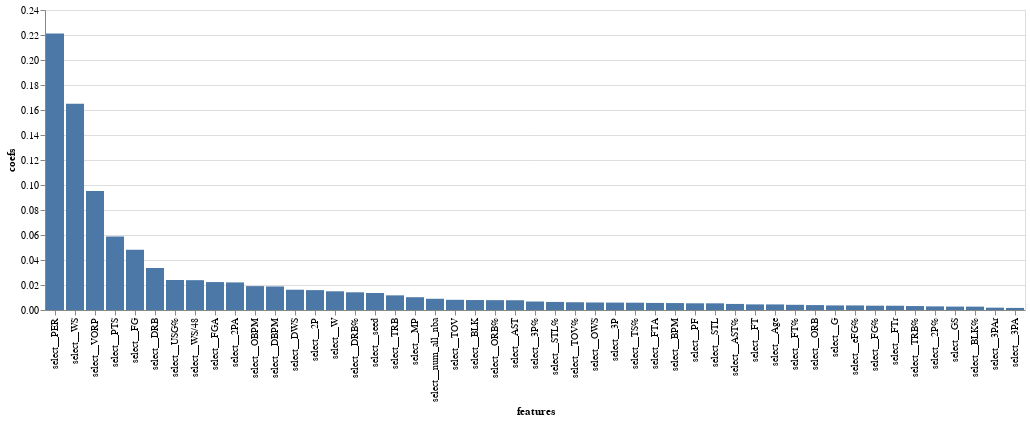

Write notebook code for a chart like this one.
### Markdown cell above
For our feature importance, we see that the advanced statistic PER is the most impactful, with WS being the second most so.

### Code cell
feature_names = xgb_model.best_estimator_.named_steps['col_transform'].get_feature_names_out()
coef_df = pd.DataFrame({'coefs':xgb_model.best_estimator_.named_steps['classifier'].feature_importances_,
                          'features':feature_names})
coef_df_nz = coef_df[coef_df['coefs']!=0]

alt.Chart(coef_df_nz).mark_bar().encode(
    y='coefs',
    x=alt.Y('features', sort='-y'))

### Figure 1 — Vega-Lite specification as saved in the notebook (floating-point values rounded to 4 significant figures)
{"config": {"view": {"continuousWidth": 400, "continuousHeight": 300}}, "data": {"name": "data-517d03b9896fb14041bf504ff16cf966"}, "mark": "bar", "encoding": {"x": {"field": "features", "sort": "-y", "type": "nominal"}, "y": {"field": "coefs", "type": "quantitative"}}, "$schema": "https://vega.github.io/schema/vega-lite/v4.17.0.json", "datasets": {"data-517d03b9896fb14041bf504ff16cf966": [{"coefs": 0.004467, "features": "select__Age"}, {"coefs": 0.003669, "features": "select__G"}, {"coefs": 0.002725, "features": "select__GS"}, {"coefs": 0.01023, "features": "select__MP"}, {"coefs": 0.0482, "features": "select__FG"}, {"coefs": 0.02235, "features": "select__FGA"}, {"coefs": 0.003454, "features": "select__FG%"}, {"coefs": 0.005928, "features": "select__3P"}, {"coefs": 0.00167, "features": "select__3PA"}, {"coefs": 0.006778, "features": "select__3P%"}, {"coefs": 0.0159, "features": "select__2P"}, {"coefs": 0.02207, "features": "select__2PA"}, {"coefs": 0.002898, "features": "select__2P%"}, {"coefs": 0.003659, "features": "select__eFG%"}, {"coefs": 0.00449, "features": "select__FT"}, {"coefs": 0.005651, "features": "select__FTA"}, {"coefs": 0.004168, "features": "select__FT%"}, {"coefs": 0.003935, "features": "select__ORB"}, {"coefs": 0.03362, "features": "select__DRB"}, {"coefs": 0.01172, "features": "select__TRB"}, {"coefs": 0.007814, "features": "select__AST"}, {"coefs": 0.005349, "features": "select__STL"}, {"coefs": 0.007971, "features": "select__BLK"}, {"coefs": 0.008153, "features": "select__TOV"}, {"coefs": 0.005369, "features": "select__PF"}, {"coefs": 0.05875, "features": "select__PTS"}, {"coefs": 0.2213, "features": "select__PER"}, {"coefs": 0.00584, "features": "select__TS%"}, {"coefs": 0.001873, "features": "select__3PAr"}, {"coefs": 0.003412, "features": "select__FTr"}, {"coefs": 0.007876, "features": "select__ORB%"}, {"coefs": 0.01416, "features": "select__DRB%"}, {"coefs": 0.003154, "features": "select__TRB%"}, {"coefs": 0.004858, "features": "select__AST%"}, {"coefs": 0.006452, "features": "select__STL%"}, {"coefs": 0.002703, "features": "select__BLK%"}, {"coefs": 0.006203, "features": "select__TOV%"}, {"coefs": 0.02398, "features": "select__USG%"}, {"coefs": 0.006016, "features": "select__OWS"}, {"coefs": 0.01621, "features": "select__DWS"}, {"coefs": 0.1649, "features": "select__WS"}, {"coefs": 0.02387, "features": "select__WS/48"}, {"coefs": 0.01911, "features": "select__OBPM"}, {"coefs": 0.01885, "features": "select__DBPM"}, {"coefs": 0.005553, "features": "select__BPM"}, {"coefs": 0.09515, "features": "select__VORP"}, {"coefs": 0.01496, "features": "select__W"}, {"coefs": 0.008974, "features": "select__num_all_nba"}, {"coefs": 0.01359, "features": "select__seed"}]}}
